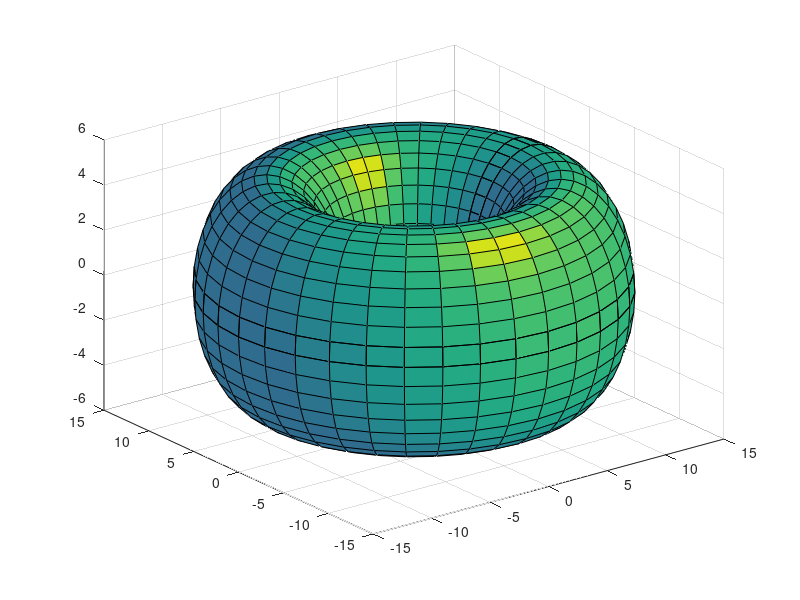

The MATLAB script that drew this image: (Note: this script raises an error after producing the figure.)
%%Example code for mesh refinement using Doo Sabin algorithm
clear all
close all
a=5;
c=10;
[u,v]=meshgrid(0:10:370);
% %torus equations
size_v = size(v);
x=(c+a*cosd(v)).*cosd(u);
y=(c+a*cosd(v)).*sind(u);
z=a*sind(v);
S = surfl(x,y,z);
hold off
%convert our surface to patch
[faces, verts, facevertexdata] = surf2patch(S);
% [X, Y, Z] = sphere
% s = surf(X, Y, Z);
% [faces, verts, facevertexdata] = surf2patch(s);
% faces = dlmread('quads_Anna.csv',';')+1;
% verts = dlmread('verts_Anna.csv',';');
% 
% patch('Faces', faces, 'Vertices', verts)
% fv=struct('faces',faces,'vertices',verts);


%set up an averaging parameter alpha
alpha = 0.5;
[verts_new, faces_new, colours] = DooSabin(verts, faces, alpha);
%[verts_new2, faces_new2, colours_new] = DooSabin(verts_new, faces_new, alpha);
%colours

%plot refined torus
figure
patch('Faces', faces_new, 'Vertices', verts_new, 'FaceVertexCData', colours', 'FaceColor','flat');